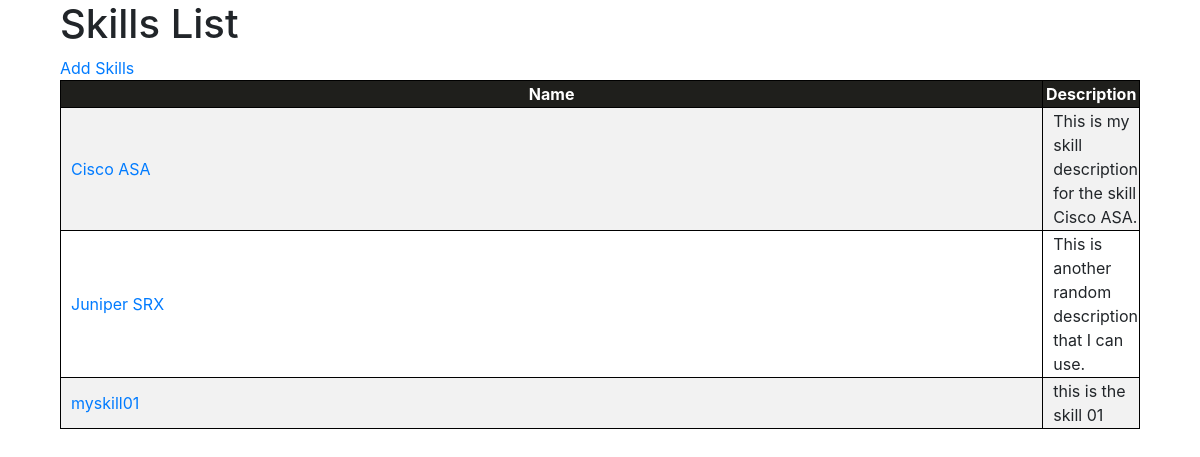
Page /tracker/skills/ on the committed database.
### tracker/models.py (models this page shows, shortened)
class Skills(models.Model):
    skill_id = models.AutoField(primary_key=True)
    skill_name = models.CharField(max_length=50, unique=True)
    skill_description = models.CharField(max_length=200, unique=False, null=True)
    skill_date_created = models.DateTimeField(default=datetime.utcnow())

### tracker/views.py (the view, shortened to what this page needs)
def skills(request):
    data = {}
    if 'id' in request.GET:
        form = EditSkillForm()
        skill = Skills.objects.filter(skill_id=request.GET['id'])[0]
        form.initial = {
            'skill_name': skill.skill_name,
            'skill_description': skill.skill_description,
            'skill_date_created': skill.skill_date_created,
        }
        data['form'] = form
    else:
        skills = Skills.objects.all()
        data = {
            'skills': skills,
        }
    return render(request, 'tracker/skill.html', context=data)

### templates/tracker/skill.html (shortened to what this page needs)
<!DOCTYPE html>
{% load static %}
<html lang="en" dir="ltr">
<head>
  <link rel="stylesheet" href="https://maxcdn.bootstrapcdn.com/bootstrap/4.0.0/css/bootstrap.min.css">
  <link rel="stylesheet" href="{% static 'styles/master.css' %}">
</head>
<body>
  <div class="container">
    {%if skills %}
    <div class="container">
      <h1>Skills List</h1>
      <a href="../newskill/">Add Skills</a>
      <table class="table-list">
        <tr>
          <th>Name</th><th>Description</th>
        </tr>
        {% for skill in skills %}
          <tr>
            <td><a href="?id={{ skill.skill_id }}">{{ skill.skill_name }}</a></td><td style="width: 60%;">{{ skill.skill_description }}</td>
          </tr>
        {% endfor %}
      </table>
    </div>
    {% endif %}
</body>
</html>

### static/styles/master.css (style rules this page uses)
.table-list, .table-list th, .table-list td { background-color: transparent; border: solid 1px black; width: 100%; }
.table-list th { text-align: center; background-color: rgb(31, 31, 28); color: white; }
.table-list td { padding-left: 10px; }
.table-list tr:nth-child(even) { background-color: #f2f2f2; }

### rows in the picture
Skills: skill_name "Cisco ASA", skill_description "This is my skill description for the skill Cisco ASA."
Skills: skill_name "Juniper SRX", skill_description "This is another random description that I can use."
Skills: skill_name "myskill01", skill_description "this is the skill 01"
